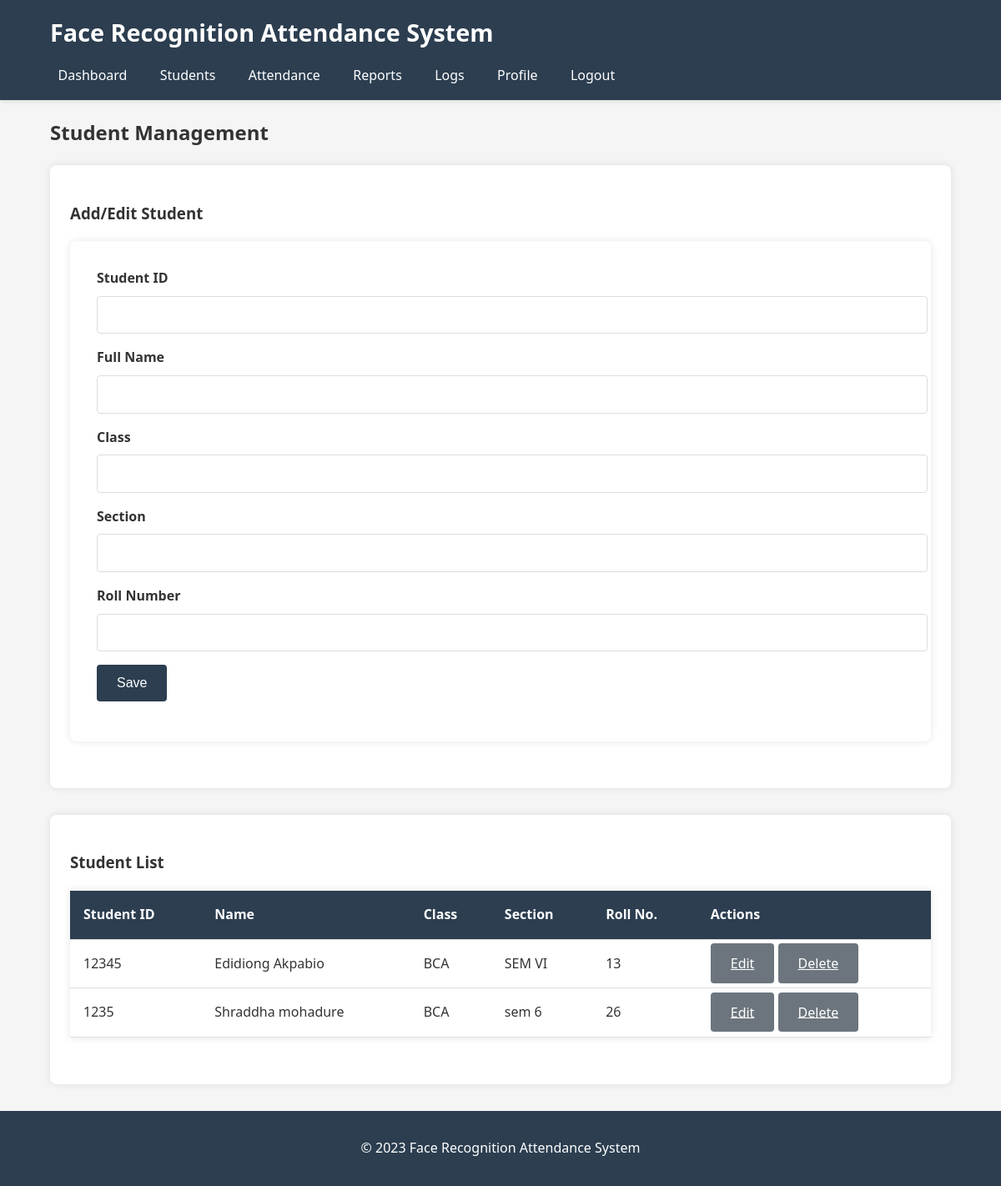
Page /student-management (signed in) on the committed database.
### models/database.py (models this page shows)
class Student(db.Model):
    id = db.Column(db.Integer, primary_key=True)
    student_id = db.Column(db.String(50), unique=True, nullable=False)
    name = db.Column(db.String(100), nullable=False)
    class_name = db.Column(db.String(50), nullable=False)
    section = db.Column(db.String(10), nullable=False)
    roll_number = db.Column(db.Integer, nullable=False)
    face_embedding = db.Column(NumpyArray, nullable=True)
    photo_path = db.Column(db.String(200), nullable=True)
    created_at = db.Column(db.DateTime, default=datetime.utcnow)

### app.py (the view, shortened to what this page needs)
@app.route('/student-management', methods=['GET', 'POST'])
def student_management():
    if 'admin_id' not in session:
        return redirect(url_for('login'))
    return render_template('student_management.html', students=Student.query.all())

### models/database.py (called while the page is built)
    def process_result_value(self, value, dialect):
        if value is not None:
            return pickle.loads(value)
        return None

### templates/student_management.html (shortened to what this page needs)
{% extends "layout.html" %}
{% block content %}
    <h2>Student Management</h2>
    <div class="card">
        <h3>Add/Edit Student</h3>
        <form action="{{ url_for('student_management') }}" method="POST">
            <div class="form-group">
                <label for="student_id">Student ID</label>
                <input type="text" id="student_id" name="student_id" required>
            </div>
            <div class="form-group">
                <label for="name">Full Name</label>
                <input type="text" id="name" name="name" required>
            </div>
            <div class="form-group">
                <label for="class">Class</label>
                <input type="text" id="class" name="class" required>
            </div>
            <div class="form-group">
                <label for="section">Section</label>
                <input type="text" id="section" name="section" required>
            </div>
            <div class="form-group">
                <label for="roll_number">Roll Number</label>
                <input type="number" id="roll_number" name="roll_number" required>
            </div>
            <div class="form-group">
                <input type="submit" value="Save" class="btn">
            </div>
        </form>
    </div>
    <div class="card">
        <h3>Student List</h3>
        <table>
            <thead>
                <tr>
                    <th>Student ID</th>
                    <th>Name</th>
                    <th>Class</th>
                    <th>Section</th>
                    <th>Roll No.</th>
                    <th>Actions</th>
                </tr>
            </thead>
            <tbody>
                {% for student in students %}
                    <tr>
                        <td>{{ student.student_id }}</td>
                        <td>{{ student.name }}</td>
                        <td>{{ student.class_name }}</td>
                        <td>{{ student.section }}</td>
                        <td>{{ student.roll_number }}</td>
                        <td>
                            <a href="#" class="btn btn-secondary">Edit</a>
                            <a href="#" class="btn btn-secondary">Delete</a>
                        </td>
                    </tr>
                {% endfor %}
            </tbody>
        </table>
    </div>
{% endblock %}

### static/css/styles.css (style rules this page uses)
body { font-family: 'Segoe UI', Tahoma, Geneva, Verdana, sans-serif; line-height: 1.6; margin: 0; padding: 0; color: #333; background-color: #f5f5f5; }
form { background: white; padding: 2rem; border-radius: 8px; box-shadow: 0 0 10px rgba(0, 0, 0, 0.1); margin-bottom: 2rem; }
.form-group { margin-bottom: 1rem; }
label { display: block; margin-bottom: 0.5rem; font-weight: bold; }
input[type="text"], input[type="password"], input[type="email"], input[type="number"], input[type="date"], select, textarea { width: 100%; padding: 0.8rem; border: 1px solid #ddd; border-radius: 4px; font-size: 1rem; }
button, input[type="submit"], .btn { background-color: #2c3e50; color: white; border: none; padding: 0.8rem 1.5rem; border-radius: 4px; cursor: pointer; font-size: 1rem; transition: background-color 0.3s; }
.btn-secondary { background-color: #6c757d; }
table { width: 100%; border-collapse: collapse; margin-bottom: 2rem; background: white; box-shadow: 0 0 10px rgba(0, 0, 0, 0.1); }
th, td { padding: 1rem; text-align: left; border-bottom: 1px solid #ddd; }
th { background-color: #2c3e50; color: white; }
.card { background: white; border-radius: 8px; box-shadow: 0 0 10px rgba(0, 0, 0, 0.1); padding: 1.5rem; margin-bottom: 2rem; }

### rows in the picture
Student: student_id "12345", name "Edidiong Akpabio", class_name "BCA", section "SEM VI", roll_number "13"
Student: student_id "1235", name "Shraddha mohadure", class_name "BCA", section "sem 6", roll_number "26"
